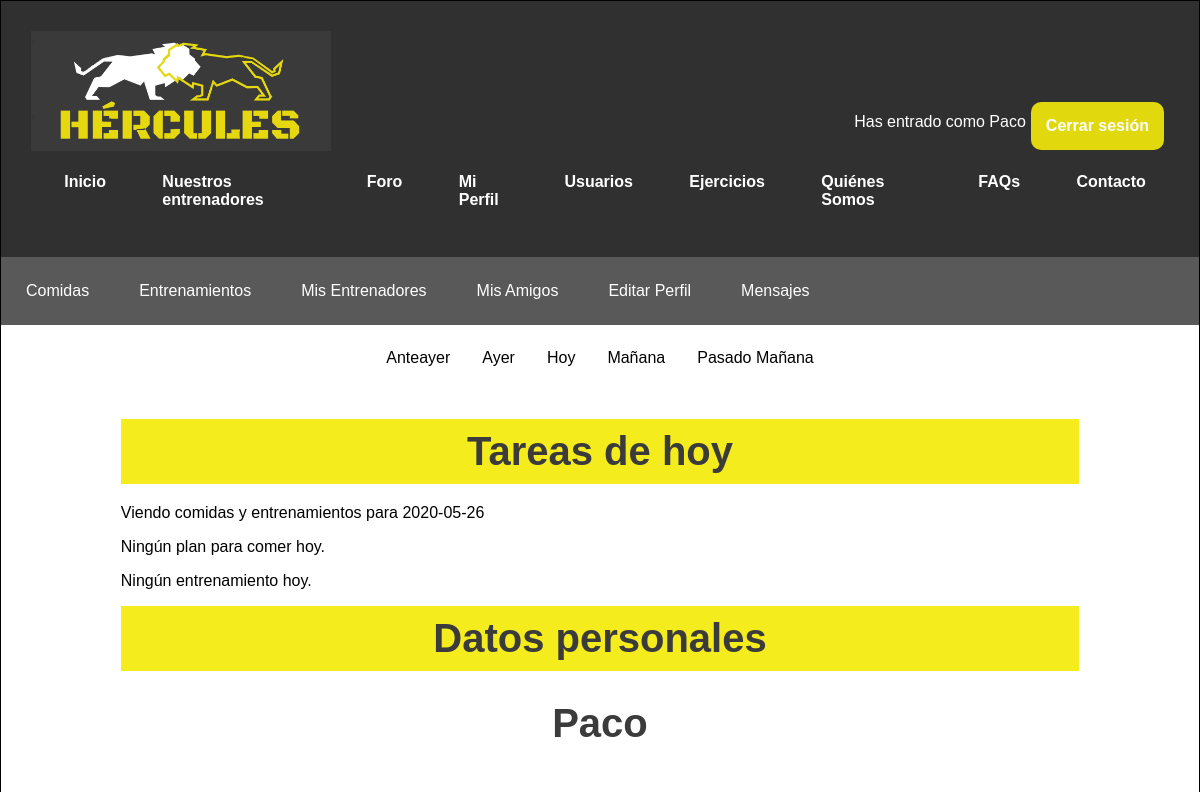
Before: /miPerfil.php (signed in, upper part) with the older database file.
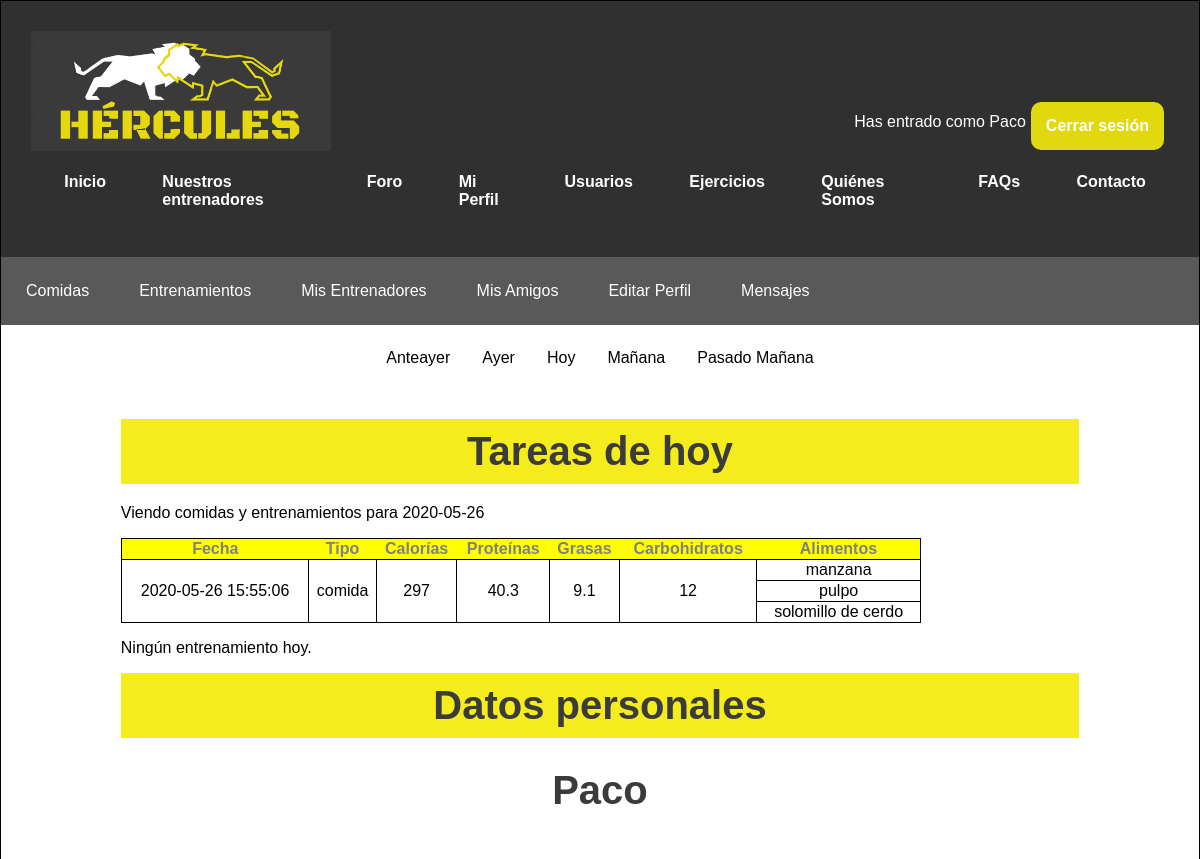
After: the same page with the newer database file.
### tables this page shows
CREATE TABLE `comida` (
  `idComida` int(10) NOT NULL,
  `dia` timestamp NOT NULL DEFAULT current_timestamp() ON UPDATE current_timestamp(),
  `tipo` varchar(15) NOT NULL,
  `usuario` varchar(10) NOT NULL
);

CREATE TABLE `alimento` (
  `idAlimento` int(10) NOT NULL,
  `nombre` varchar(50) NOT NULL,
  `caloriasConsumidas` double UNSIGNED DEFAULT NULL,
  `carbohidratos` double UNSIGNED DEFAULT NULL,
  `proteinas` double UNSIGNED DEFAULT NULL,
  `grasas` double UNSIGNED DEFAULT NULL
);

### includes/TOs/TOUsuario.php (called while the page is built, shortened)
<?php
class TOUsuario {
    private $nif;
    private $nombre;
    private $tipoUsuario;
    public function getNif()
    {
        return $this->nif;
    }
    public function getNombre()
    {
        return $this->nombre;
    }
    public function getTipoUsuario()
    {
        return $this->tipoUsuario;
    }
}

### includes/DAOs/DAO.php (called while the page is built, shortened)
<?php
class DAO {
    private $servername = "localhost";
    private $username = "hercules";
    private $password = "iG8hC62acnPrvIeU";
    private $dbname = "hercules";
    private $mysqli = null;
    public function __construct(){
        if(!$this->mysqli){
            $this->mysqli = new mysqli($this->servername, $this->username, $this->password, $this->dbname);
        }
    }
    protected function consultar($sql){
        return $this->mysqli->query($sql);
    }
}

### includes/controller.php (called while the page is built, shortened)
<?php
require_once(__DIR__ . '/DAOs/usuarioDAO.php');
require_once(__DIR__ . '/DAOs/comidaDAO.php');
class controller{
    private $comidaDAO;
    private static $instance = null;
    public function __construct(){
        $this->comidaDAO = new comidaDAO();
    }
     public static function getInstance() {
        if (null === self::$instance) {
            self::$instance = new self();
        }
        return self::$instance;
    }
    public function verComidas($nif)
    {
        return $this->comidaDAO->verComidas($nif);
    }
}

### includes/config.php (called while the page is built, shortened)
<?php
require_once __DIR__.'/TOs/TOUsuario.php';
require_once __DIR__.'/controller.php';
$ctrl = controller::getInstance();

### includes/DAOs/comidaDAO.php (called while the page is built, shortened)
<?php
require_once(__DIR__.'/DAO.php');
class comidaDAO extends DAO
{
    public function verComidas($nif)
    {
        $query = "  SELECT dia, tipo, nombre, caloriasConsumidas, proteinas, grasas, carbohidratos
                    from comida c
                    join alimentocomida ac on c.idComida = ac.idComida
                    join alimento a on a.idAlimento = ac.idAlimento
                    where c.usuario = '".$nif."'
                    order by c.dia";
        $consulta = $this->consultar($query);
        $comidas = array();
        while($fila = mysqli_fetch_assoc($consulta))
        {
            array_push($comidas, $fila);
        }
        return $comidas;
    }
}

### miPerfil.php (the view, shortened to what the changed rows need)
<?php
	require_once 'includes/config.php';
?>
<!DOCTYPE html>
<html>
<head>
	<link rel="stylesheet" type="text/css" href="includes/css/estiloPagsMiPerfil.css" />
	<link rel="stylesheet" type="text/css" href="includes/css/estilo.css" />
</head>
<body>
<div id="contenedor">
	<?php
		if(isset($_SESSION['login'])){
			require('miPerfilCabecera.php');
		}
	?>
	<div id="contenido">
		<?php
		if(!isset($_SESSION['login'])){
			echo "<h1>Usuario no registrado!</h1>";
			echo "<p>Debes iniciar sesión para ver el contenido.</p>";
		}
		else {
		if ($_SESSION['usuario']->getTipoUsuario() == 0) {
		    echo '<h2>Tareas de hoy</h2>';
		    if (isset($_GET['p']) && $_GET['p'] >= -2 && $_GET['p'] <= 2) {
		        $la_fecha=date('Y-m-d',strtotime($_GET['p']." days"));
		    }
		    else {
		        $la_fecha=date('Y-m-d');
		    }
		    echo "<p>Viendo comidas y entrenamientos para ".$la_fecha."</p>";
		    $nif_usuario = $_SESSION['usuario']->getNif();
		    $comidas_aux = $ctrl->verComidas($nif_usuario);
		    $comidas = array();
		    foreach ($comidas_aux as $valor) {
		        if (substr($valor['dia'], 0, 10) == $la_fecha) {
		            $comidas[] = $valor;
		        }
		    }
		    $entrena_final = array();
		    if (count($comidas) == 0)
		    {
		        echo "<p>Ningún plan para comer hoy.</p>";
		    }
		    else
		    {
		        echo '<div class="tabla_comidas">
            	<p><table>
            	<tr> <th>Fecha</th> <th>Tipo</th> <th>Calorías</th> <th>Proteínas</th>
        	    <th>Grasas</th> <th>Carbohidratos</th> <th>Alimentos</th> </tr>';
		        $i = 0; $j = 0; $aux = 0;
		        $sumaCalorias = 0; $sumaProteinas = 0; $sumaGrasas = 0; $sumaHidratos = 0;
		        foreach ($comidas as $valor)
		        {
		            echo "<tr>";
		            if ($i == $j)
		            {
		                while ((count($comidas) != $i + 1) && ($comidas[$i]['dia'] == $comidas[$i + 1]['dia']))
		                {
		                    $sumaCalorias += $comidas[$i]['caloriasConsumidas'];
		                    $sumaProteinas += $comidas[$i]['proteinas'];
		                    $sumaGrasas += $comidas[$i]['grasas'];
		                    $sumaHidratos += $comidas[$i]['carbohidratos'];
		                    ++$i;
		                    ++$aux;
		                }
		                $sumaCalorias += $comidas[$i]['caloriasConsumidas'];
		                $sumaProteinas += $comidas[$i]['proteinas'];
		                $sumaGrasas += $comidas[$i]['grasas'];
		                $sumaHidratos += $comidas[$i]['carbohidratos'];
		                ++$i;
		                ++$aux;
		                echo "<td rowspan = ".$aux.">".$valor['dia']."</td>";
		                echo "<td rowspan = ".$aux.">".$valor['tipo']."</td>";
		                echo "<td rowspan = ".$aux.">".$sumaCalorias."</td>";
		                echo "<td rowspan = ".$aux.">".$sumaProteinas."</td>";
		                echo "<td rowspan = ".$aux.">".$sumaGrasas."</td>";
		                echo "<td rowspan = ".$aux.">".$sumaHidratos."</td>";
		                $aux = 0;
		                $sumaCalorias = 0; $sumaProteinas = 0; $sumaGrasas = 0; $sumaHidratos = 0;
		            }
		            ++$j;
		            echo "<td>".$valor['nombre']."</td>";
		            echo "</tr>";
		        }
		        echo '</table></p>';
		        echo '</div>';
		    }
		    if (count($entrena_final) == 0) {
		        echo "<p>Ningún entrenamiento hoy.</p>";
		    }
		}
        ?>
		<h2>Datos personales</h2>
		<?php
		echo '<div class ="miPerfil">';
		echo '<h2 class="nombre" >'.$_SESSION['usuario']->getNombre().'</h2><br>';
		 echo '<label class = "eti">NIF </label> <p class = "info">'.$_SESSION['usuario']->getNif().'</p><br>';
		 echo '<label class = "eti">Correo electrónico </label> <p class = "info">'.$_SESSION['usuario']->getEmail().'</p><br>';
		 echo '<label class = "eti">Peso </label> <p class = "info"> '.$_SESSION['usuario']->getPeso().' kgs</p><br>';
		 echo '<label class = "eti">Altura </label> <p class = "info">'.$_SESSION['usuario']->getAltura().' cm</p><br>';
		 echo '<label class = "eti">Fecha de nacimiento </label> <p class = "info"> '.$_SESSION['usuario']->getFechaNac().'</p><br>';
		 echo '<label class = "eti">Preferencias </label> <p class = "info">'.$_SESSION['usuario']->getPreferencias().'</p><br>';
		 echo '<label class = "eti">Ubicación </label> <p class = "info">'.$_SESSION['usuario']->getUbicacion().'</p><br>';
		 echo '<label class = "eti">Teléfono </label><p class = "info">'.$_SESSION['usuario']->getTelefono().'</p><br>';
		 echo '<label class = "eti">Sexo </label><p class = "info">'.$_SESSION['usuario']->getSexo().'</p><br>';
		echo '</div>';
		}
		?>
	</div>
</div>
</body>
</html>

Changed rows visible on the page:
added comida: dia "2020-05-26 15:55:06", tipo "comida", sumaCalorias "297", sumaProteinas "40.3", sumaGrasas "9.1", sumaHidratos "12", alimento.nombre "manzana", alimento.nombre "pulpo", alimento.nombre "solomillo de cerdo"
Other visible differences:
text no longer shown: "Ningún plan para comer hoy."
text now shown: "Fecha Tipo Calorías Proteínas Grasas Carbohidratos Alimentos"
